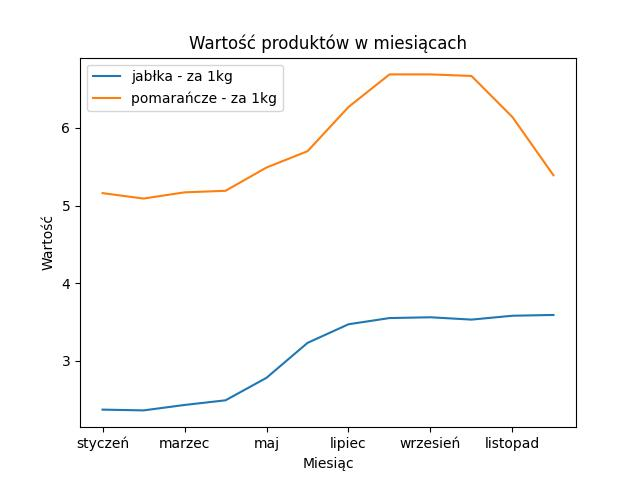

Here is the Python script that generated this plot:
import pandas as pd
import matplotlib.pyplot as plt


xlsx = pd.ExcelFile('2020-e01/ceny.xlsx')
df = pd.read_excel(xlsx, header=0)

print(df.where(df['Rok'] == 2017).groupby('Rodzaje towarów i usług').mean())

df.set_index('Miesiące', inplace=True)

df.groupby('Rodzaje towarów i usług')['Wartosc'].plot(
    xlabel='Miesiąc',
    ylabel='Wartość',
    title='Wartość produktów w miesiącach'
)

plt.legend(loc='upper left')
plt.savefig('2020-e01/zadanie2.jpg')

